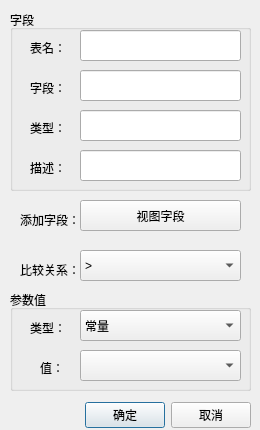
<?xml version="1.0" encoding="UTF-8"?>
<ui version="4.0">
 <class>ViewFilterFieldDialog</class>
 <widget class="QDialog" name="ViewFilterFieldDialog">
  <property name="geometry">
   <rect>
    <x>0</x>
    <y>0</y>
    <width>260</width>
    <height>430</height>
   </rect>
  </property>
  <property name="sizePolicy">
   <sizepolicy hsizetype="Fixed" vsizetype="Fixed">
    <horstretch>0</horstretch>
    <verstretch>0</verstretch>
   </sizepolicy>
  </property>
  <property name="minimumSize">
   <size>
    <width>260</width>
    <height>430</height>
   </size>
  </property>
  <property name="maximumSize">
   <size>
    <width>260</width>
    <height>430</height>
   </size>
  </property>
  <property name="windowTitle">
   <string>过滤项配置对话框</string>
  </property>
  <widget class="QGroupBox" name="groupBox">
   <property name="geometry">
    <rect>
     <x>10</x>
     <y>10</y>
     <width>241</width>
     <height>181</height>
    </rect>
   </property>
   <property name="title">
    <string>字段</string>
   </property>
   <widget class="QLabel" name="label">
    <property name="geometry">
     <rect>
      <x>20</x>
      <y>30</y>
      <width>41</width>
      <height>16</height>
     </rect>
    </property>
    <property name="text">
     <string>表名：</string>
    </property>
   </widget>
   <widget class="QLabel" name="label_2">
    <property name="geometry">
     <rect>
      <x>20</x>
      <y>70</y>
      <width>41</width>
      <height>16</height>
     </rect>
    </property>
    <property name="text">
     <string>字段：</string>
    </property>
   </widget>
   <widget class="QLabel" name="label_3">
    <property name="geometry">
     <rect>
      <x>20</x>
      <y>110</y>
      <width>41</width>
      <height>16</height>
     </rect>
    </property>
    <property name="text">
     <string>类型：</string>
    </property>
   </widget>
   <widget class="QLabel" name="label_4">
    <property name="geometry">
     <rect>
      <x>20</x>
      <y>150</y>
      <width>41</width>
      <height>16</height>
     </rect>
    </property>
    <property name="text">
     <string>描述：</string>
    </property>
   </widget>
   <widget class="QLineEdit" name="lineEdit_tableName">
    <property name="geometry">
     <rect>
      <x>70</x>
      <y>20</y>
      <width>161</width>
      <height>31</height>
     </rect>
    </property>
    <property name="readOnly">
     <bool>true</bool>
    </property>
   </widget>
   <widget class="QLineEdit" name="lineEdit_FieldName">
    <property name="geometry">
     <rect>
      <x>70</x>
      <y>60</y>
      <width>161</width>
      <height>31</height>
     </rect>
    </property>
    <property name="readOnly">
     <bool>true</bool>
    </property>
   </widget>
   <widget class="QLineEdit" name="lineEdit_FieldDescription">
    <property name="geometry">
     <rect>
      <x>70</x>
      <y>140</y>
      <width>161</width>
      <height>31</height>
     </rect>
    </property>
    <property name="readOnly">
     <bool>true</bool>
    </property>
   </widget>
   <widget class="QLineEdit" name="lineEdit_FieldType">
    <property name="geometry">
     <rect>
      <x>70</x>
      <y>100</y>
      <width>161</width>
      <height>31</height>
     </rect>
    </property>
    <property name="readOnly">
     <bool>true</bool>
    </property>
   </widget>
  </widget>
  <widget class="QGroupBox" name="groupBox_2">
   <property name="geometry">
    <rect>
     <x>10</x>
     <y>290</y>
     <width>241</width>
     <height>101</height>
    </rect>
   </property>
   <property name="title">
    <string>参数值</string>
   </property>
   <widget class="QComboBox" name="comboBox_ParamenterType">
    <property name="geometry">
     <rect>
      <x>70</x>
      <y>20</y>
      <width>161</width>
      <height>31</height>
     </rect>
    </property>
    <item>
     <property name="text">
      <string>常量</string>
     </property>
    </item>
    <item>
     <property name="text">
      <string>变量</string>
     </property>
    </item>
   </widget>
   <widget class="QLabel" name="label_6">
    <property name="geometry">
     <rect>
      <x>20</x>
      <y>30</y>
      <width>41</width>
      <height>16</height>
     </rect>
    </property>
    <property name="text">
     <string>类型：</string>
    </property>
   </widget>
   <widget class="QLabel" name="label_7">
    <property name="geometry">
     <rect>
      <x>30</x>
      <y>70</y>
      <width>21</width>
      <height>16</height>
     </rect>
    </property>
    <property name="text">
     <string>值：</string>
    </property>
   </widget>
   <widget class="QStackedWidget" name="stackedWidget">
    <property name="geometry">
     <rect>
      <x>60</x>
      <y>60</y>
      <width>171</width>
      <height>31</height>
     </rect>
    </property>
    <property name="currentIndex">
     <number>1</number>
    </property>
    <widget class="QWidget" name="page">
     <widget class="QLineEdit" name="lineEdit_ParamenterValue">
      <property name="geometry">
       <rect>
        <x>10</x>
        <y>0</y>
        <width>161</width>
        <height>31</height>
       </rect>
      </property>
     </widget>
    </widget>
    <widget class="QWidget" name="page_2">
     <widget class="QComboBox" name="comboBox_ViewVarList">
      <property name="geometry">
       <rect>
        <x>10</x>
        <y>0</y>
        <width>161</width>
        <height>31</height>
       </rect>
      </property>
     </widget>
    </widget>
   </widget>
  </widget>
  <widget class="QComboBox" name="comboBox_Comparison">
   <property name="geometry">
    <rect>
     <x>80</x>
     <y>250</y>
     <width>161</width>
     <height>31</height>
    </rect>
   </property>
   <item>
    <property name="text">
     <string>&gt;</string>
    </property>
   </item>
   <item>
    <property name="text">
     <string>=</string>
    </property>
   </item>
   <item>
    <property name="text">
     <string>&lt;</string>
    </property>
   </item>
   <item>
    <property name="text">
     <string>&gt;=</string>
    </property>
   </item>
   <item>
    <property name="text">
     <string>&lt;=</string>
    </property>
   </item>
   <item>
    <property name="text">
     <string>!=</string>
    </property>
   </item>
   <item>
    <property name="text">
     <string>LIKE</string>
    </property>
   </item>
   <item>
    <property name="text">
     <string>NOT LIKE</string>
    </property>
   </item>
  </widget>
  <widget class="QLabel" name="label_5">
   <property name="geometry">
    <rect>
     <x>20</x>
     <y>260</y>
     <width>61</width>
     <height>20</height>
    </rect>
   </property>
   <property name="text">
    <string>比较关系：</string>
   </property>
  </widget>
  <widget class="QWidget" name="layoutWidget">
   <property name="geometry">
    <rect>
     <x>10</x>
     <y>400</y>
     <width>241</width>
     <height>31</height>
    </rect>
   </property>
   <layout class="QHBoxLayout" name="horizontalLayout_2">
    <item>
     <spacer name="horizontalSpacer">
      <property name="orientation">
       <enum>Qt::Horizontal</enum>
      </property>
      <property name="sizeHint" stdset="0">
       <size>
        <width>40</width>
        <height>28</height>
       </size>
      </property>
     </spacer>
    </item>
    <item>
     <widget class="QPushButton" name="pbt_Confirm">
      <property name="text">
       <string>确定</string>
      </property>
     </widget>
    </item>
    <item>
     <widget class="QPushButton" name="pbt_Cancel">
      <property name="text">
       <string>取消</string>
      </property>
     </widget>
    </item>
   </layout>
  </widget>
  <widget class="QPushButton" name="pbt_viewField">
   <property name="geometry">
    <rect>
     <x>80</x>
     <y>200</y>
     <width>161</width>
     <height>31</height>
    </rect>
   </property>
   <property name="text">
    <string>视图字段</string>
   </property>
  </widget>
  <widget class="QLabel" name="label_8">
   <property name="geometry">
    <rect>
     <x>20</x>
     <y>210</y>
     <width>61</width>
     <height>20</height>
    </rect>
   </property>
   <property name="text">
    <string>添加字段：</string>
   </property>
  </widget>
 </widget>
 <resources/>
 <connections/>
</ui>
